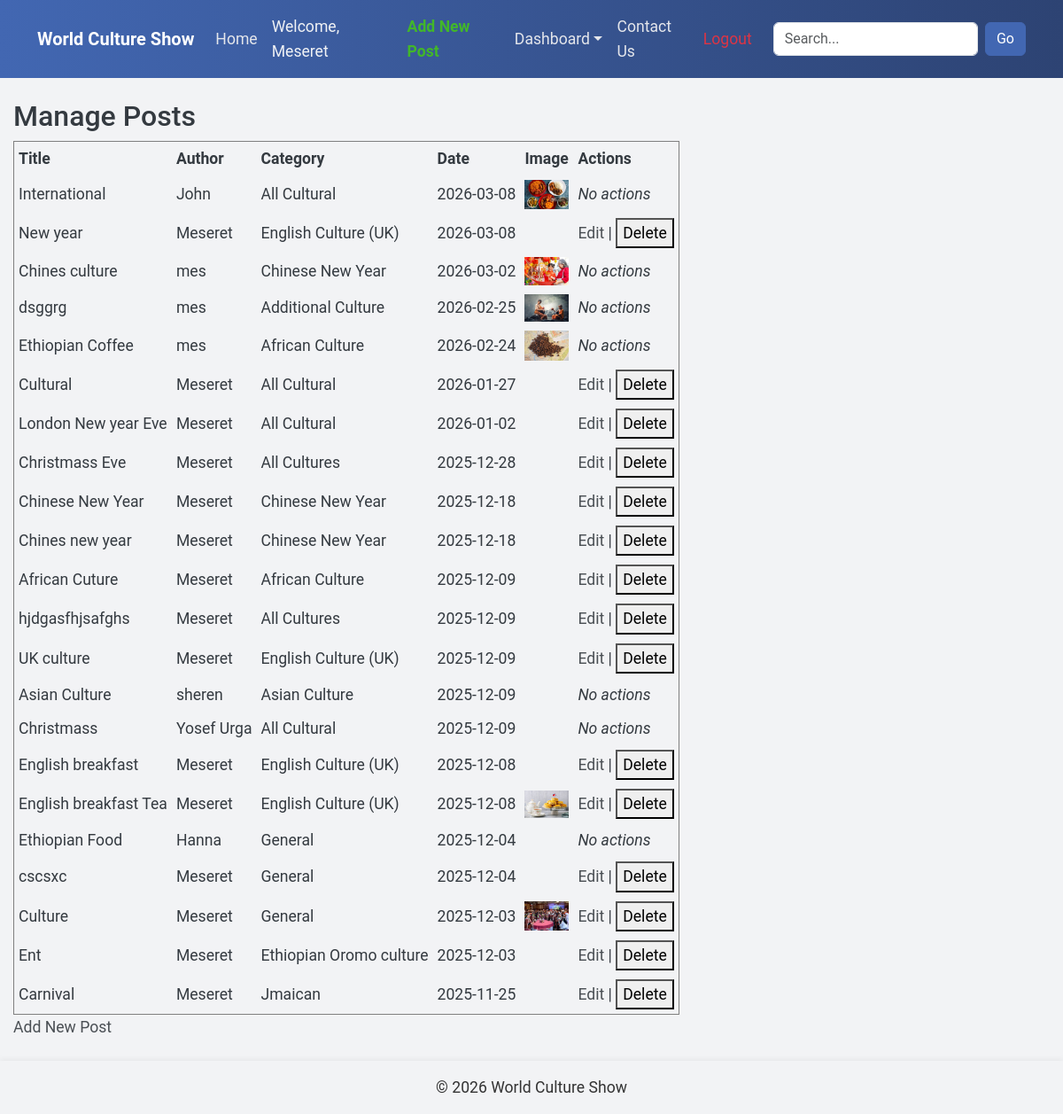
The app's page /index.php?controller=post&action=manage (signed in) with its own data.
### tables this page shows
CREATE TABLE `posts` (
  `id` int(11) NOT NULL,
  `title` varchar(255) NOT NULL,
  `body` text NOT NULL,
  `image` varchar(255) DEFAULT NULL,
  `alt_text` varchar(255) DEFAULT NULL,
  `post_date` date DEFAULT NULL,
  `author_id` int(11) DEFAULT NULL,
  `category_id` int(11) DEFAULT NULL
);

### index.php (called while the page is built, shortened)
<?php
function loadTemplate(string $templateFileName, array $variables = []): string
{
    extract($variables);
    include 'templates/' . $templateFileName;
    return ob_get_clean();
}
try {
    include 'includes/DatabaseConnection.php';
    include 'classes/DatabaseTable.php';
    include 'classes/Authentication.php';
    include 'controllers/PostController.php';
    $postsTable = new DatabaseTable($pdo, 'posts', 'id');
    $authorsTable = new DatabaseTable($pdo, 'authors', 'id');
    $categoriesTable = new DatabaseTable($pdo, 'categories', 'id');
    $commentsTable = new DatabaseTable($pdo, 'comments', 'id');
    $contactTable = new DatabaseTable($pdo, 'contact', 'id');
    $authentication = new Authentication($authorsTable, 'email', 'password');
    $postController = new PostController(
        postsTable: $postsTable,
        authorsTable: $authorsTable,
        categoriesTable: $categoriesTable,
        authentication: $authentication,
        commentsTable: $commentsTable,
        contactTable: $contactTable
    );
    $authorController = new AuthorController($authorsTable);
    $loginController = new Login($authentication);
    $contactController = new ContactController($contactTable, $authentication);
    $controllerName = $_GET['controller'] ?? 'post';
    $action = $_GET['action'] ?? 'home';
    $controllers = [
        'post' => $postController,
        'author' => $authorController,
        'login' => $loginController,
        'contact' => $contactController
    ];
    $controller = $controllers[$controllerName];
    $page = $controller->$action();
    $variables = $page['variables'] ?? [];
    $output = loadTemplate($page['template'], $variables);
} catch (PDOException $e) {
    $title = 'Database Error';
    $output = 'A database error occurred: ' . htmlspecialchars($e->getMessage());
} catch (Exception $e) {
    $title = 'Application Error';
    $output = 'An error occurred: ' . htmlspecialchars($e->getMessage());
}
include 'templates/layout.html.php';

### DatabaseTable.php (called while the page is built, shortened)
<?php
class DatabaseTable
{
    private PDO $pdo;
    private string $table;
    public function __construct(PDO $pdo, string $table, string $primaryKey)
    {
        $this->pdo = $pdo;
        $this->table = $table;
    }
    public function findAll(): array
    {
        if ($this->table === 'posts') {
            $stmt = $this->pdo->prepare('SELECT * FROM `' . $this->table . '` ORDER BY post_date DESC, id DESC');
        } else {
            $stmt = $this->pdo->prepare('SELECT * FROM `' . $this->table . '`');
        }
        $stmt->execute();
        return $stmt->fetchAll(PDO::FETCH_ASSOC);
    }
    public function find(string $field, $value): array
    {
        $stmt = $this->pdo->prepare(
            'SELECT * FROM `' . $this->table . '` WHERE `' . $field . '` = :value'
        );
        $stmt->execute(['value' => $value]);
        return $stmt->fetchAll(PDO::FETCH_ASSOC);
    }
}

### PostController.php (called while the page is built, shortened)
<?php
class PostController
{
    public function manage(): array
    {
        $posts = $this->postsTable->findAll();
        $managedPosts = [];
        foreach ($posts as $post) {
            $authorData = $this->authorsTable->find('id', $post['author_id']);
            $author = !empty($authorData) ? $authorData[0] : ['name' => 'Unknown'];
            $categoryData = $this->categoriesTable->find('id', $post['category_id']);
            $category = !empty($categoryData) ? $categoryData[0] : ['name' => 'General'];
            $managedPosts[] = [
                'id' => $post['id'],
                'title' => $post['title'],
                'body' => $post['body'],
                'post_date' => $post['post_date'],
                'author_id' => $post['author_id'],
                'author_name' => $author['name'],
                'category_id' => $post['category_id'],
                'category_name' => $category['name'] ?? 'General',
                'image' => $post['image'] ?? ''
            ];
        }
        $currentUserId = $this->authentication->getUser()['id'] ?? 0;
        return [
            'template' => 'manageposts.html.php',
            'title' => 'Manage Posts',
            'variables' => [
                'posts' => $managedPosts,
                'current_user_id' => $currentUserId
            ]
        ];
    }
}
?>

### Authentication.php (called while the page is built, shortened)
<?php
class Authentication
{
    public function isLoggedIn(): bool
    {
        return !empty($_SESSION['loggedin']) && $_SESSION['loggedin'] === true;
    }
    public function getUser(): ?array
    {
        if ($this->isLoggedIn()) {
            return [
                'id' => $_SESSION['author_id'],
                'name' => $_SESSION['author_name']
            ];
        }
        return null;
    }
}
?>

### manageposts.html.php (the view, shortened to what this page needs)
<h2>Manage Posts</h2>
<?php if (empty($variables['posts'])): ?>
    <p>No posts found.</p>
<?php else: ?>
    <table border="1" cellpadding="5" cellspacing="0">
        <thead>
            <tr>
                <th>Title</th>
                <th>Author</th>
                <th>Category</th>
                <th>Date</th>
                <th>Image</th>
                <th>Actions</th>
            </tr>
        </thead>
        <tbody>
            <?php foreach ($variables['posts'] as $post): ?>
                <tr>
                    <td><?= htmlspecialchars($post['title']) ?></td>
                    <td><?= htmlspecialchars($post['author_name']) ?></td>
                    <td><?= htmlspecialchars($post['category_name']) ?></td>
                    <td><?= htmlspecialchars($post['post_date']) ?></td>
                    <td>
                        <?php if (!empty($post['image'])): ?>
                            <img src="uploads/<?= htmlspecialchars(explode(',', $post['image'])[0]) ?>" width="50" alt="">
                        <?php endif; ?>
                    </td>
                    <td>
                        <?php if ($post['author_id'] == $variables['current_user_id']): ?>
                            <a href="index.php?controller=post&action=editPost&id=<?= $post['id'] ?>">Edit</a> |
                            <form action="index.php?controller=post&action=deletePost" method="POST" style="display:inline;"
                                onsubmit="return confirm('Are you sure?');">
                                <button type="submit">Delete</button>
                            </form>
                        <?php else: ?>
                            <em>No actions</em>
                        <?php endif; ?>
                    </td>
                </tr>
            <?php endforeach; ?>
        </tbody>
    </table>
<?php endif; ?>
<p>
    <a href="index.php?controller=post&action=editPost">Add New Post</a>
</p>

### layout.html.php (shortened to what this page needs)
<?php
$loggedIn = !empty($_SESSION['author_id']);
$authorName = $_SESSION['author_name'] ?? 'Author';
?>
<!DOCTYPE html>
<html lang="en">
<head>
  <link href="https://cdn.jsdelivr.net/npm/bootstrap@5.3.2/dist/css/bootstrap.min.css" rel="stylesheet">
  <link rel="stylesheet" href="css/script.css">
</head>
<body>
  <nav class="navbar navbar-expand-lg navbar-dark">
    <div class="container">
      <a class="navbar-brand" href="index.php?controller=post&action=home">World Culture Show</a>
      <div class="collapse navbar-collapse" id="navbarNav">
        <ul class="navbar-nav ms-auto align-items-center">
          <li class="nav-item"><a href="index.php?controller=post&action=home" class="nav-link">Home</a></li>
          <?php if ($loggedIn): ?>
            <li class="nav-item"><span class="nav-link text-warning">Welcome, <?= htmlspecialchars($authorName) ?></span>
            </li>
            <li class="nav-item"><a class="nav-link text-success fw-bold" href="index.php?controller=post&action=add">Add
                New Post</a></li>
            <li class="nav-item dropdown">
              <a class="nav-link dropdown-toggle" href="#" id="dashboardDropdown" role="button" data-bs-toggle="dropdown"
                aria-expanded="false">Dashboard</a>
            </li>
            <li class="nav-item"><a href="index.php?controller=contact&action=index" class="nav-link">Contact Us</a></li>
            <li class="nav-item"><a href="index.php?controller=login&action=logout"
                class="nav-link text-danger">Logout</a></li>
          <?php endif; ?>
          <li class="nav-item ms-3">
            <form action="index.php" method="GET" class="d-flex">
              <input type="text" name="search" class="form-control me-2" placeholder="Search..."
                value="<?= htmlspecialchars($_GET['search'] ?? '') ?>">
              <button type="submit" class="btn btn-primary">Go</button>
            </form>
          </li>
        </ul>
      </div>
    </div>
  </nav>
  <main class="container mt-4">
    <?= $output ?? '' ?>
  </main>
  <footer class="text-center py-3 mt-4">
    &copy; <?= date('Y') ?> World Culture Show
  </footer>
</body>
</html>

### script.css (style rules this page uses)
:root { --primary: #4a4f54; --secondary: #ffc107; --bg: #f8f9fa; --text: #343a40; --card-bg: #ffffff; --card-shadow: rgba(0, 0, 0, 0.1); }
body { background-color: var(--bg); color: var(--text); font-family: 'Inter', 'Segoe UI', Tahoma, Geneva, Verdana, sans-serif; font-size: 1.1em; line-height: 1.6; }
a { color: var(--primary); text-decoration: none; transition: color 0.3s, transform 0.2s; }
.navbar { background-color: var(--primary); }
.navbar .navbar-brand { color: #fff; font-weight: 700; }
.navbar .nav-link { color: #fff; transition: all 0.3s; }
.btn-primary { background-color: var(--secondary); border-color: var(--secondary); color: var(--text); }
footer { background-color: var(--primary); color: white; text-align: center; padding: 15px 0; margin-top: 30px; box-shadow: 0 -2px 6px rgba(0, 0, 0, 0.05); }
main.container { max-width: 100% !important; padding-left: 15px; padding-right: 15px; }

### layout.html.php (style rules this page uses)
body { font-family: 'Roboto', sans-serif; background-color: #f2f3f5; }
.navbar { background: linear-gradient(90deg, #4267B2, #2D4373); transition: background 0.3s ease; }
.navbar .navbar-brand { font-weight: 700; color: #fff !important; }
.navbar a.nav-link { color: #e4e6eb; transition: color 0.3s ease, transform 0.2s ease; }
.navbar .text-warning { color: #f0f2f5 !important; }
.btn-primary { background-color: #4267B2; border-color: #4267B2; color: #fff; transition: transform 0.2s ease, box-shadow 0.2s ease; }
.nav-link.text-success.fw-bold { color: #42b72a !important; font-weight: 600; }
footer { background: #f2f3f5; color: #333; text-align: center; padding: 15px 0; box-shadow: 0 -2px 6px rgba(0, 0, 0, 0.05); }

### records on screen
posts: title "International", author_name "John", category_name "All Cultural", post_date "2026-03-08", image (picture), shows "No actions"
posts: title "New year", author_name "Meseret", category_name "English Culture (UK)", post_date "2026-03-08"
posts: title "Chines culture", author_name "mes", category_name "Chinese New Year", post_date "2026-03-02", image (picture), shows "No actions"
posts: title "dsggrg", author_name "mes", category_name "Additional Culture", post_date "2026-02-25", image (picture), shows "No actions"
posts: title "Ethiopian Coffee", author_name "mes", category_name "African Culture", post_date "2026-02-24", image (picture), shows "No actions"
posts: title "Cultural", author_name "Meseret", category_name "All Cultural", post_date "2026-01-27"
posts: title "London New year Eve", author_name "Meseret", category_name "All Cultural", post_date "2026-01-02"
posts: title "Christmass Eve", author_name "Meseret", category_name "All Cultures", post_date "2025-12-28"
posts: title "Chinese New Year", author_name "Meseret", category_name "Chinese New Year", post_date "2025-12-18"
posts: title "Chines new year", author_name "Meseret", category_name "Chinese New Year", post_date "2025-12-18"
posts: title "African Cuture", author_name "Meseret", category_name "African Culture", post_date "2025-12-09"
posts: title "hjdgasfhjsafghs", author_name "Meseret", category_name "All Cultures", post_date "2025-12-09"
posts: title "UK culture", author_name "Meseret", category_name "English Culture (UK)", post_date "2025-12-09"
posts: title "Asian Culture", author_name "sheren", post_date "2025-12-09", shows "No actions"
posts: title "Christmass", author_name "Yosef Urga", category_name "All Cultural", post_date "2025-12-09", shows "No actions"
posts: title "English breakfast", author_name "Meseret", category_name "English Culture (UK)", post_date "2025-12-08"
posts: title "English breakfast Tea", author_name "Meseret", category_name "English Culture (UK)", post_date "2025-12-08", image (picture)
posts: title "Ethiopian Food", author_name "Hanna", category_name "General", post_date "2025-12-04", shows "No actions"
posts: title "cscsxc", author_name "Meseret", category_name "General", post_date "2025-12-04"
posts: title "Culture", author_name "Meseret", category_name "General", post_date "2025-12-03", image (picture)
posts: title "Ent", author_name "Meseret", category_name "Ethiopian Oromo culture", post_date "2025-12-03"
posts: title "Carnival", author_name "Meseret", category_name "Jmaican", post_date "2025-11-25"

### other values on screen
$authorName "Meseret"
